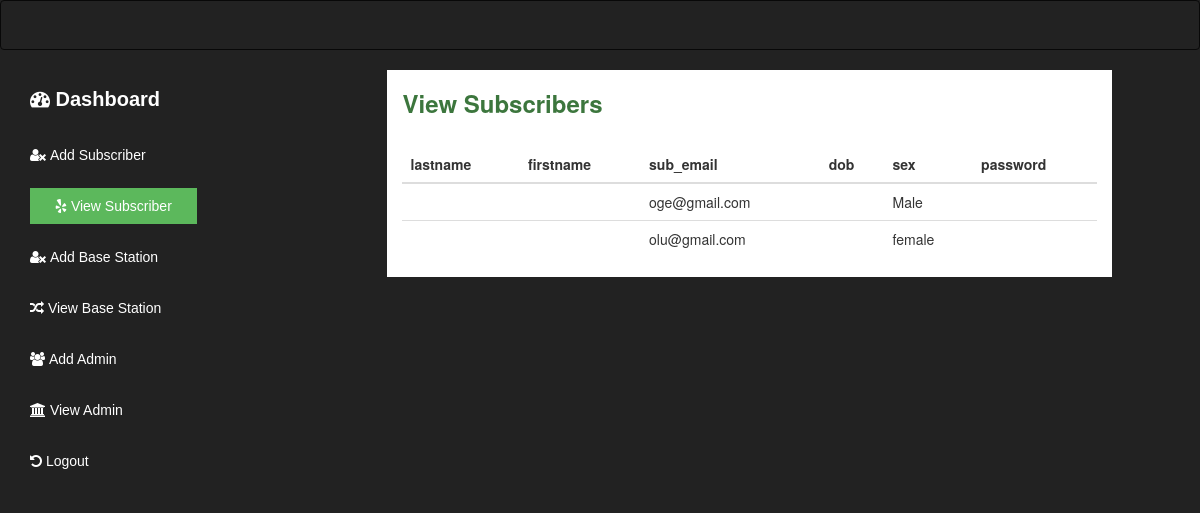
Screenshot of /view-subscriber.php with the database file from the repository.
### tables this page shows
CREATE TABLE `subscriber` (
  `sub_surname` varchar(100) NOT NULL,
  `sub_firstname` varchar(100) NOT NULL,
  `sub_email` varchar(255) NOT NULL,
  `date_of_birth` varchar(100) NOT NULL,
  `sex` varchar(20) NOT NULL,
  `sub_password` varchar(32) NOT NULL
);

### view-subscriber.php (the view, shortened to what this page needs)
<?php include 'core/init.php';  ?>
<!DOCTYPE html>
<html lang="en">
<head>
		<link rel="stylesheet" href="assets/css/font/css/font-awesome.css" />
		<link rel="stylesheet" href="assets/css/bootstrap.css"/>
		<link rel="stylesheet" href="assets/css/style-complete.css"/>
</head>
<body style="background:#222;">
</body>
	<nav class="navbar navbar-inverse"></nav>
	<div class="container-fluid">
		<div class="row" id="mynav">
			<div class="col-md-3">
				<div class="col-sm-12 drop">
					<a href = "admin-home.php" style="color:white;font-size:20px; font-weight: bolder;"><i class="fa fa-dashboard"></i>&nbsp;Dashboard</a>
				</div>
				<div class="col-sm-12 drop">
					<a href="add-subscriber.php" style="color:white;"><i class="fa fa-user-times"></i>&nbsp;Add Subscriber</a>
				</div>
				<div class="col-sm-12 drop">
					<a href="view-subscriber.php" style="color:white;background-color:
#5cb85c;padding:10px 25px;"><i class="fa fa-yelp"></i>&nbsp;View Subscriber</a>
				</div>
				<div class="col-sm-12 drop">
					<a href="add-base.php" style="color:white;"><i class="fa fa-user-times"></i>&nbsp;Add Base Station</a>
				</div>
				<div class="col-sm-12 drop">
					<a href="view-base.php" style="color:white;"><i class="fa fa-random"></i>&nbsp;View Base Station</a>
				</div>
				<div class="col-sm-12 drop">
					<a href="add-admin.php" style="color:white;"><i class="fa fa-users"></i>&nbsp;Add Admin</a>
				</div>
				<div class="col-sm-12 drop">
					<a href="view-admin.php" style="color:white;"><i class="fa fa-university"></i>&nbsp;View Admin</a>
				</div>
				<div class="col-sm-12 drop">
					<a href="logout.php" style="color:white;"><i class="fa fa-undo"></i>&nbsp;Logout</a>
				</div>
			</div>
			<div class="col-md-9">
				<div class="col-sm-10 col-sm-offset-1" style="background-color:white;">
					<div style="margin-bottom: 30px;">
						<h3 class="text-success" style="font-weight: bold;">View Subscribers</h3>
					</div>
					<table class="table table-primary">
						<thead>
							<th>lastname</th>
							<th>firstname</th>
							<th>sub_email</th>
							<th>dob</th>
							<th>sex</th>
							<th>password</th>
						</thead>
						<tbody>
							<?php
							$stm = $pdo->prepare("SELECT * FROM subscriber");
							$stm->execute();
							if ($stm->rowCount() > 0) {
								while($rows = $stm->fetchObject()){
									echo "<tr>";
									echo "<td>$rows->lastname</td>";
									echo "<td>$rows->firstname</td>";
									echo "<td>$rows->sub_email</td>";
									echo "<td>$rows->dob</td>";
									echo "<td>$rows->sex</td>";
									echo "<td>$rows->password</td>";
									echo "</tr>";
								}
							}
							 ?>
						</tbody>
					</table>
				</div>
			</div>
		</div>
	</div>
</body>
</html>

### assets/css/style-complete.css (style rules this page uses)
* { margin: 0; padding: 0; }
#mynav .drop { margin-top:15px; margin-bottom: 15px; }
#mynav .drop a { font-family: sans-serif; font-size: 14px; }

### rows the page displays
subscriber: sub_email "oge@gmail.com", sex "Male"
subscriber: sub_email "olu@gmail.com", sex "female"
